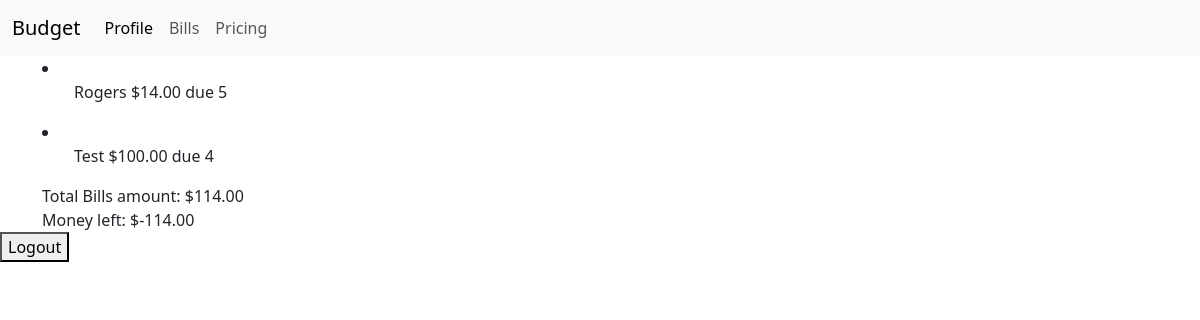
Before: / (signed in) with the older database file.
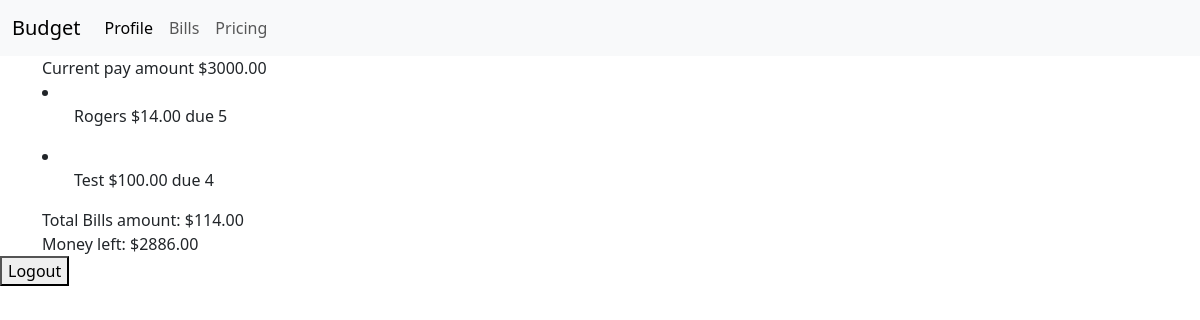
After: the same page with the newer database file.
### bills/models.py (models this page shows, shortened)
class Bill(models.Model):
    class Catergory(models.TextChoices):
        HOUSING = 'HOUSE', 'Housing'
        TRANSPORTATION = 'TRANS', 'Transportation'
        UTILITIES = 'UTL', 'Utilities'
        INSURANCE = 'INS', 'Insurance'
        MEDICAL = 'MED', 'Medical'
        SAVING_INVESTING_DEBT = 'SID', 'Savings investment & debt'
        ENTERTAINMENT = 'ENT', 'Entertainment'
        MISCELLANEOUS = 'MISC', 'Miscellaneous'
    class BillFrequency(models.TextChoices):
        MONTHLY = 'MON', 'Monthly'
        BIWEEKLY = 'BW', 'Bi-weekly'
        SEMIMONTHLY = 'SM', 'Semimonthly'
        WEEKLY = 'W', 'Weekly'
        ANNUAL = 'AN', 'Annually'
    user = models.ForeignKey(User, on_delete=models.CASCADE)
    bill_name = models.CharField(max_length=64)
    amount = models.DecimalField(max_digits=6, decimal_places=2)
    due_date = models.PositiveIntegerField()
    type = models.CharField(max_length=7, choices=Catergory.choices)
    frequency = models.CharField(max_length=3, choices=BillFrequency.choices)

### home/models.py (models this page shows, shortened)
class Income(models.Model):
    class Type(models.TextChoices):
        SALARY = 'Sal', 'Salary'
        VARIABLE = 'Var', 'Variable'
    class PayFrequency(models.TextChoices):
        MONTHLY = 'MON', 'Monthly'
        BIWEEKLY = 'BW', 'Bi-weekly'
        SEMIMONTHLY = 'SM', 'Semimonthly'
        WEEKLY = 'W', 'Weekly'
        ANNUAL = 'AN', 'Annually'
    user = models.OneToOneField(
        User,
        on_delete=models.PROTECT,
        primary_key=True,
    )
    pay_amount = models.DecimalField(max_digits=6, decimal_places=2, null=True, blank=True)
    type = models.CharField(max_length=3, choices=Type.choices)
    frequency = models.CharField(max_length=3, choices=PayFrequency.choices)
    pay_date_one = models.IntegerField(
        validators=[MaxValueValidator(31), MinValueValidator(1)]
     )
    pay_date_two = models.IntegerField(
        validators=[MaxValueValidator(28), MinValueValidator(1)], null=True, blank=True
     )

### home/views.py (the view)
# urls.py: path('', views.index, name="index"),
@login_required()
def index(request):
    income = Income.objects.filter(user=request.user)
    bills = Bill.objects.filter(user=request.user)
    bill_amount=0
    pay_total = 0
    for bill in bills:
        bill_amount = bill_amount + bill.amount
    for i in income:
        pay_total = pay_total + i.pay_amount
    money_left = pay_total - bill_amount
    return render(request, "home/home.html", {
        "income": income,
        "bills": bills,
        "bill_amount": bill_amount,
        "money_left": money_left,
    })

### home/Templates/Home/home.html (shortened to what this page needs)
{% extends "layout.html" %}
{% block content%}
<div>
   {% for income in income%}
    Current pay amount ${{income.pay_amount}}
   {% endfor%}
</div>
<div>
    {% for bill in bills %}
        <li>
            <ul>{{bill.bill_name}} ${{bill.amount}} due {{bill.due_date}}</ul>
        </li>
    {% endfor%}
</div>
<div>
    Total Bills amount: ${{bill_amount}}
</div>
<div>
    Money left: ${{money_left}}
</div>
{% endblock%}

### Templates/layout.html (shortened to what this page needs)
<!doctype html>
<html lang="en">
  <head>
    <link href="https://cdn.jsdelivr.net/npm/bootstrap@5.3.3/dist/css/bootstrap.min.css" rel="stylesheet">
  </head>
  <nav class="navbar navbar-expand-lg bg-body-tertiary">
    <div class="container-fluid">
      <a class="navbar-brand" href="/">Budget</a>
      <div class="collapse navbar-collapse" id="navbarNavAltMarkup">
        <div class="navbar-nav">
          <a class="nav-link active" aria-current="page" href="/">Profile</a>
          <a class="nav-link" href="/bills">Bills</a>
          <a class="nav-link" href="#">Pricing</a>
        </div>
      </div>
    </div>
  </nav>
  <body>
    <div class="container">
        {% block content%}
        {% endblock %}
    </div>
  </body>
  <footer><form action="{% url 'logout' %}" method="post">
    <button type="submit">Logout</button>
  </form>
</footer>
</html>

Changed rows visible on the page:
added Income: pay_amount "3000.00"
Other visible differences:
{{ money_left }}: "-114.00" → "2886.00"
